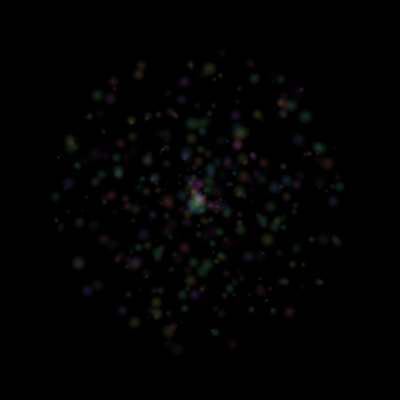
Frame 1 (no input)
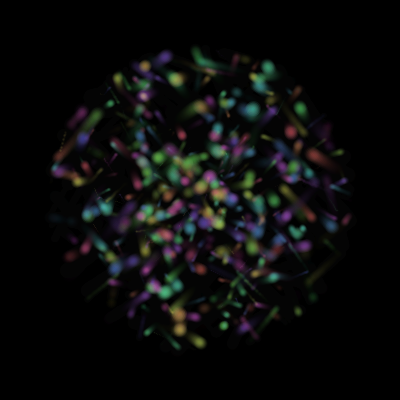
Frame 60 (the mouse pressed at the canvas centre just before this capture)
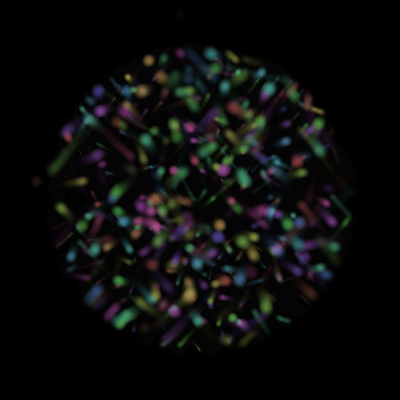
Frame 120 (the mouse held since frame 60 and released just before this capture)

The Processing sketch that drew these frames (run headless with seeded random() and noise(); from frame 60 on, the mouse is pressed at the canvas centre):

// Processing sketch: processing_78115
// ── processing_78115.pde

int MAX_DOTS = 500;
ArrayList<Dot> dots = new ArrayList<Dot>();
 
void setup() {
  size(400, 400);
  colorMode(HSB, 360, 100, 100);
  background(0);
  smooth();
  for (int i = 0; i < MAX_DOTS;i++) {
    dots.add(new Dot());
  }
}
 
void draw() {
  //background(0);
  fill(0, 30);
  noStroke();
  rect(0, 0, width, height);
 
  pushMatrix();
  translate(width/2, height/2);
  for (Dot dot :dots) {
    dot.move().display();
  }
  popMatrix();
}
class Dot {
  float SPEED = 1;
  float ch;
  float r;
  float t;
  float theta;
  float range1 = 150;
  float range2;
  PVector vector;
  PVector momentum;
   
  Dot() {
    float pm1 = (random(1)> 0.5)? 1: -1;
    float pm2 = (random(1)> 0.5)? 1: -1;
    float x_spd = pm1 * random(SPEED/10, SPEED);
    float y_spd = pm2 * random(SPEED/10, SPEED);
    range2 = random(range1);
    theta = random(TWO_PI);
    t = random(TWO_PI);
    ch = random(360);
    r = random(1, 15);
    vector = new PVector(range2*cos(theta), range2*sin(theta));
    momentum = new PVector(x_spd,y_spd);
  }
 
  Dot display() {
    for (int i = 0; i < 5;i++) {
      strokeWeight(r-(r/5*i));
      stroke(ch, 50+i*5, 100, 10 * abs(sin(t)));
      point(vector.x, vector.y);
    }
    return this;
  }
  Dot move() {
    vector.add(momentum);
    t += 0.05;
    if (vector.mag() > range1) {
      momentum.mult(-2);
    }
    return this;
  }
}
